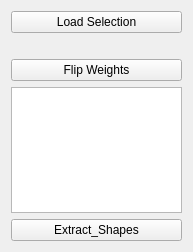
<?xml version="1.0" encoding="UTF-8"?>
<ui version="4.0">
 <class>Form</class>
 <widget class="QWidget" name="Form">
  <property name="geometry">
   <rect>
    <x>0</x>
    <y>0</y>
    <width>193</width>
    <height>252</height>
   </rect>
  </property>
  <property name="windowTitle">
   <string>Form</string>
  </property>
  <layout class="QVBoxLayout" name="verticalLayout">
   <item>
    <widget class="QPushButton" name="LoadObjectBtn">
     <property name="text">
      <string>Load Selection</string>
     </property>
    </widget>
   </item>
   <item>
    <widget class="QLabel" name="ObjectLbl">
     <property name="text">
      <string/>
     </property>
    </widget>
   </item>
   <item>
    <widget class="QPushButton" name="FlipWeightsBtn">
     <property name="text">
      <string>Flip Weights</string>
     </property>
    </widget>
   </item>
   <item>
    <widget class="QListWidget" name="listWidget"/>
   </item>
   <item>
    <widget class="QPushButton" name="ExtractShapesBtn">
     <property name="text">
      <string>Extract_Shapes</string>
     </property>
    </widget>
   </item>
  </layout>
 </widget>
 <resources/>
 <connections/>
</ui>
